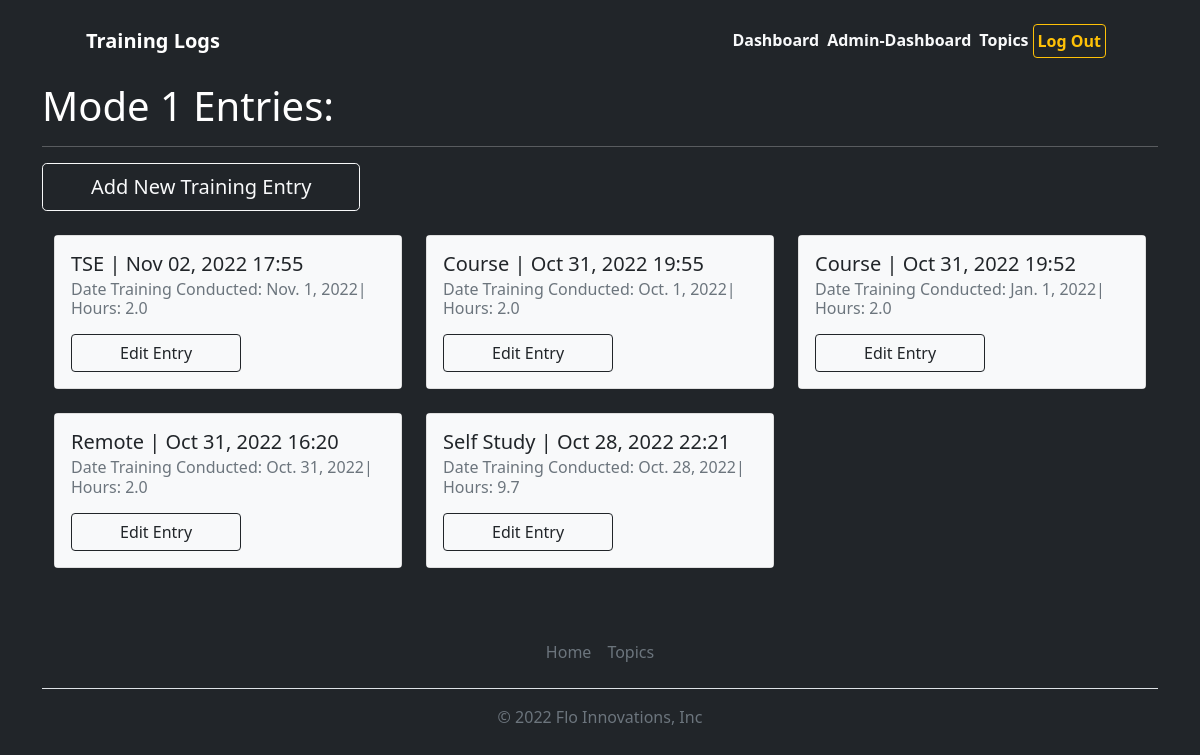
/topics/1 (signed in), run on the app's committed database.
### training_logs/models.py (models this page shows, shortened)
class Topic(models.Model):
    text = models.CharField(max_length=200)
    data_added = models.DateTimeField(auto_now_add = True)
    owner = models.ForeignKey(User, on_delete=models.CASCADE)

class Entry(models.Model):
    topic = models.ForeignKey(Topic, on_delete=models.CASCADE)
    method_of_training = models.CharField(max_length=200)
    source = models.CharField(max_length=20)
    hours = models.FloatField()
    date_training_conducted = models.DateField()
    text = models.TextField()
    date_added = models.DateTimeField(auto_now_add=True)
    class Meta:
        verbose_name_plural = 'entries'

### training_logs/views.py (the view)
# urls.py: path('topics/<int:topic_id>', views.topic, name='topic'),
@login_required
def topic(request, topic_id):
    topic = Topic.objects.get(id=topic_id)
    if topic.owner != request.user:
        raise Http404
    entries = topic.entry_set.order_by('-date_added')
    context = {'topic':topic, 'entries':entries}
    return render(request, 'training_logs/topic.html', context)

### training_logs/templates/training_logs/topic.html (shortened to what this page needs)
{% extends "training_logs/base.html" %}
{% block page_header %}<h1>{{ topic.text }} Entries:<hr/></h1>{% endblock page_header %}
{% block content %}
<a class="btn btn-outline-light btn-lg px-5" href="{% url 'training_logs:new_entry' topic.id %}" role="button">Add New Training Entry</a>
<div class="container">
    <div class="row">
        {% for entry in entries %}
        <div class="col-md-4">
            <div class="card mb-4">
                <div class="card-body bg-light text-dark">
                    <h5 class="card-title">{{ entry.method_of_training }} | {{ entry.date_added|date:'M d, Y H:i ' }}</h5>
                    <h6 class="card-subtitle mb-2 text-muted">Date Training Conducted:
                        {{entry.date_training_conducted}}| Hours: {{ entry.hours }} </h6>
                    <a class="btn btn-outline-dark px-5" href="{% url 'training_logs:edit_entry' entry.id %}" role="button">Edit Entry</a>
                </div>
            </div>
        </div>
        {% endfor %}
    </div>
</div>
{% endblock content %}

### data on the page
Topic: text "Mode 1"
Entry: method_of_training "TSE", date_added "Nov 02, 2022 17:55", date_training_conducted "Nov. 1, 2022", hours "2.0"
Entry: method_of_training "Course", date_added "Oct 31, 2022 19:55", date_training_conducted "Oct. 1, 2022", hours "2.0"
Entry: method_of_training "Course", date_added "Oct 31, 2022 19:52", date_training_conducted "Jan. 1, 2022", hours "2.0"
Entry: method_of_training "Remote", date_added "Oct 31, 2022 16:20", date_training_conducted "Oct. 31, 2022", hours "2.0"
Entry: method_of_training "Self Study", date_added "Oct 28, 2022 22:21", date_training_conducted "Oct. 28, 2022", hours "9.7"
